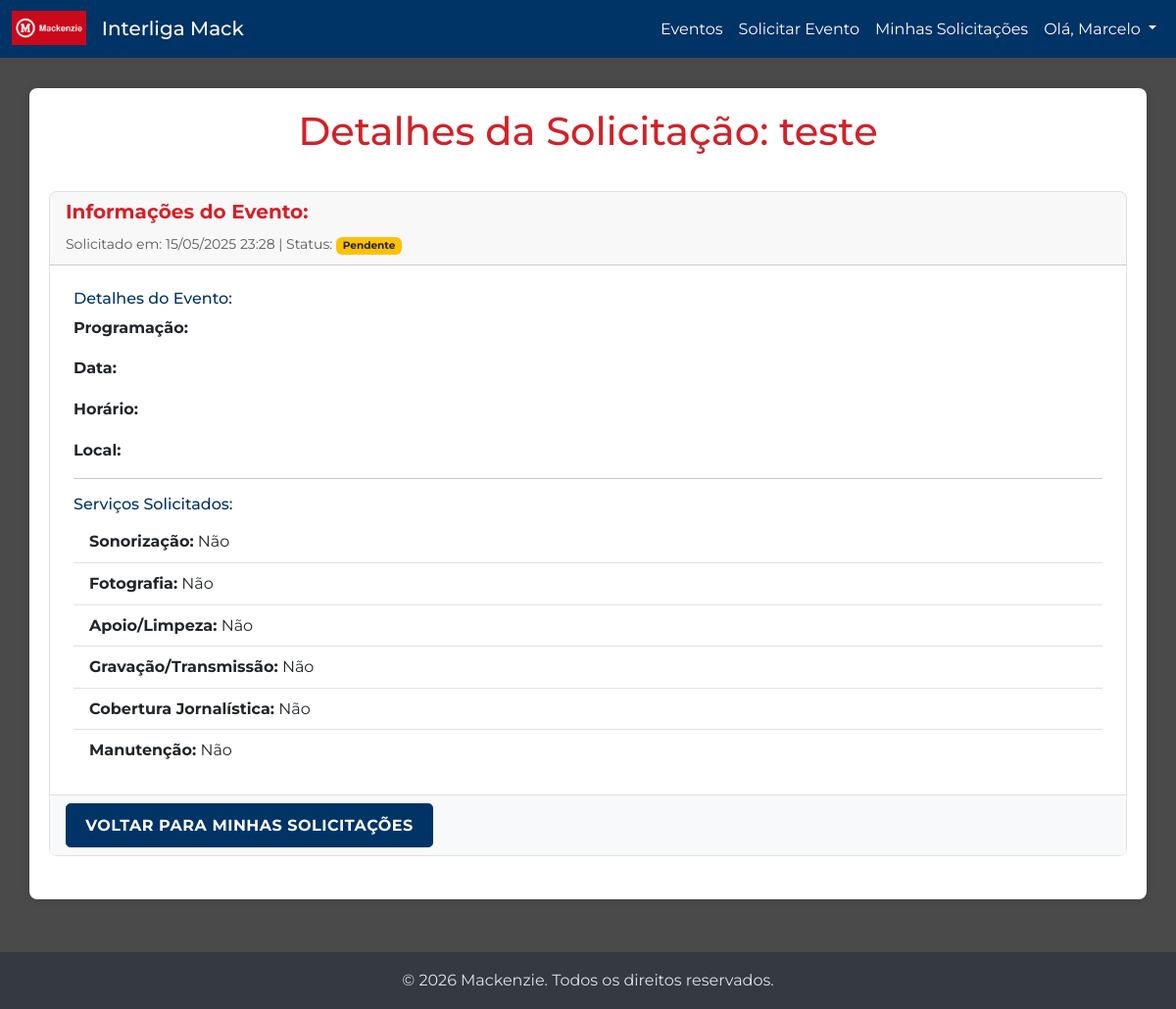
Page /eventos/solicitacao/11/ (signed in) on the committed database.
### users/models.py (models this page shows, shortened)
class UserProfile(AbstractUser):
    USER_TYPE_CHOICES = [
        ('solicitante', 'Solicitante Interno'),
        ('geral', 'Usuário Geral'), # Alunos, Palestrantes, Fornecedores, Público em Geral
    ]
    user_type = models.CharField(
        max_length=20,
        choices=USER_TYPE_CHOICES,
        default='geral',
        verbose_name='Tipo de Usuário'
    )
    registration_id = models.CharField(max_length=100, blank=True, null=True, verbose_name='Matrícula/ID')
    department = models.CharField(max_length=200, blank=True, null=True, verbose_name='Departamento/Unidade')
    class Meta:
        verbose_name = 'Perfil de Usuário'
        verbose_name_plural = 'Perfis de Usuários'

### events/models.py (models this page shows, shortened)
class EventRequest(models.Model):
    STATUS_CHOICES = [
        ('pending', 'Pendente'),
        ('approved', 'Aprovado'),
        ('rejected', 'Rejeitado'),
        ('in_progress', 'Em Andamento'),
        ('completed', 'Concluído'),
        ('cancelled', 'Cancelado'),
    ]
    requester = models.ForeignKey(
        settings.AUTH_USER_MODEL,
        on_delete=models.CASCADE,
        limit_choices_to={'user_type': 'solicitante'},
        related_name='user_event_requests',
        verbose_name='Solicitante'
    )
    request_date = models.DateTimeField(auto_now_add=True, verbose_name='Data da Solicitação')
    needs_sound_system = models.BooleanField(default=False, verbose_name='Necessita Sonorização?')
    sound_system_details = models.TextField(blank=True, null=True, verbose_name='Detalhes Sonorização')
    needs_photography = models.BooleanField(default=False, verbose_name='Necessita Fotografia?')
    photography_details = models.TextField(blank=True, null=True, verbose_name='Detalhes Fotografia')
    needs_support_cleaning = models.BooleanField(default=False, verbose_name='Necessita Apoio/Limpeza?')
    support_cleaning_details = models.TextField(blank=True, null=True, verbose_name='Detalhes Apoio/Limpeza')
    needs_recording_transmission = models.BooleanField(default=False, verbose_name='Necessita Gravação/Transmissão?')
    recording_transmission_details = models.TextField(blank=True, null=True, verbose_name='Detalhes Gravação/Transmissão')
    needs_journalistic_coverage = models.BooleanField(default=False, verbose_name='Necessita Cobertura Jornalística?')
    journalistic_coverage_details = models.TextField(blank=True, null=True, verbose_name='Detalhes Cobertura Jornalística')
    needs_maintenance = models.BooleanField(default=False, verbose_name='Necessita Manutenção?')
    maintenance_details = models.TextField(blank=True, null=True, verbose_name='Detalhes Manutenção')
    auditorium_requested = models.CharField(max_length=100, blank=True, null=True, verbose_name='Auditório Solicitado')
    stream_requested = models.BooleanField(default=False, verbose_name='Solicita Transmissão pela TV Mackenzie?')
    suggested_stream_link = models.URLField(blank=True, null=True, verbose_name='Link Sugerido para Transmissão (se houver)')
    internal_notes = models.TextField(blank=True, null=True, verbose_name='Observações Internas')
    created_at = models.DateTimeField(auto_now_add=True)
    updated_at = models.DateTimeField(auto_now=True)
    status = models.CharField(max_length=20, choices=STATUS_CHOICES, default='pending', verbose_name='Status da Solicitação')
    event_name_proposal = models.CharField(max_length=200, verbose_name='Nome Proposto do Evento')
    class Meta:
        verbose_name = 'Solicitação de Evento'
        verbose_name_plural = 'Solicitações de Eventos'
        ordering = ['-request_date']

### events/views.py (the view)
# urls.py: path('solicitacao/<int:request_id>/', views.event_request_detail, name='event_request_detail'),
@login_required
@user_passes_test(is_solicitante, login_url='/admin/login/')
def event_request_detail(request, request_id):
    event_request = get_object_or_404(EventRequest, id=request_id, requester=request.user)
    page_title = 'Detalhes da Solicitação'
    if event_request.approved_event:
        page_title = f'Detalhes da Solicitação: {event_request.approved_event.name}'
    elif event_request.event_name_proposal: # Fallback para o nome proposto se não houver evento aprovado
        page_title = f'Detalhes da Solicitação: {event_request.event_name_proposal} (Pendente)'
    return render(request, 'events/event_request_detail.html', {'event_request': event_request, 'page_title': page_title})

### events/views.py (called while the page is built)
def is_solicitante(user):
    return user.is_authenticated and user.user_type == 'solicitante'

### events/templates/events/event_request_detail.html (shortened to what this page needs)
{% extends "base.html" %}
{% block content %}
<div class="card">
    <div class="card-header">
        <h5 class="card-title">Informações do Evento: {{ event_request.event.title }}</h5>
        <p class="card-text"><small class="text-muted">Solicitado em: {{ event_request.request_date|date:"d/m/Y H:i" }} | Status: <span class="badge bg-{% if event_request.status == 'pending' %}warning text-dark{% elif event_request.status == 'approved' %}success{% elif event_request.status == 'rejected' %}danger{% elif event_request.status == 'in_progress' %}info text-dark{% elif event_request.status == 'completed' %}primary{% elif event_request.status == 'cancelled' %}secondary{% endif %}">{{ event_request.get_status_display }}</span></small></p>
    </div>
    <div class="card-body">
        <h6>Detalhes do Evento:</h6>
        <p><strong>Programação:</strong> {{ event_request.event.program|linebreaksbr }}</p>
        <p><strong>Data:</strong> {{ event_request.event.date|date:"d/m/Y" }}</p>
        <p><strong>Horário:</strong> {{ event_request.event.start_time|time:"H:i" }}{% if event_request.event.end_time %} - {{ event_request.event.end_time|time:"H:i" }}{% endif %}</p>
        <p><strong>Local:</strong> {{ event_request.event.location }}</p>
        <hr>
        <h6>Serviços Solicitados:</h6>
        <ul class="list-group list-group-flush">
            <li class="list-group-item">
                <strong>Sonorização:</strong> {% if event_request.needs_sound_system %}Sim{% else %}Não{% endif %}
            </li>
            <li class="list-group-item">
                <strong>Fotografia:</strong> {% if event_request.needs_photography %}Sim{% else %}Não{% endif %}
            </li>
            <li class="list-group-item">
                <strong>Apoio/Limpeza:</strong> {% if event_request.needs_support_cleaning %}Sim{% else %}Não{% endif %}
            </li>
            <li class="list-group-item">
                <strong>Gravação/Transmissão:</strong> {% if event_request.needs_recording_transmission %}Sim{% else %}Não{% endif %}
            </li>
            <li class="list-group-item">
                <strong>Cobertura Jornalística:</strong> {% if event_request.needs_journalistic_coverage %}Sim{% else %}Não{% endif %}
            </li>
            <li class="list-group-item">
                <strong>Manutenção:</strong> {% if event_request.needs_maintenance %}Sim{% else %}Não{% endif %}
            </li>
        </ul>
    </div>
    <div class="card-footer">
        <a href="{% url 'events:list_my_event_requests' %}" class="btn btn-secondary">Voltar para Minhas Solicitações</a>
    </div>
</div>
{% endblock %}

### templates/base.html (shortened to what this page needs)
{% load static %}
<!DOCTYPE html>
<html lang="pt-br">
<head>
    <link href="https://cdn.jsdelivr.net/npm/bootstrap@5.3.0-alpha1/dist/css/bootstrap.min.css" rel="stylesheet">
    <link rel="stylesheet" href="{% static 'css/custom.css' %}">
</head>
<body>
    <nav class="navbar navbar-expand-lg navbar-mackenzie fixed-top">
        <div class="container-fluid">
            <a class="navbar-brand" href="{% url 'home' %}">
                <img src="{% static 'images/logo-vermelho-mack.png' %}" alt="Interliga Mack Logo">
                Interliga Mack
            </a>
            <div class="collapse navbar-collapse" id="navbarNav">
                <ul class="navbar-nav ms-auto mb-2 mb-lg-0">
                    <li class="nav-item">
                        <a class="nav-link {% if request.resolver_match.url_name == 'public_event_list' or request.resolver_match.url_name == 'home' %}active{% endif %}" href="{% url 'home' %}">Eventos</a>
                    </li>
                    {% if user.is_authenticated %}
                        {% if user.user_type == 'solicitante' %}
                            <li class="nav-item">
                                <a class="nav-link {% if request.resolver_match.url_name == 'create_event_request' %}active{% endif %}" href="{% url 'events:create_event_request' %}">Solicitar Evento</a>
                            </li>
                            <li class="nav-item">
                                <a class="nav-link {% if request.resolver_match.url_name == 'list_my_event_requests' %}active{% endif %}" href="{% url 'events:list_my_event_requests' %}">Minhas Solicitações</a>
                            </li>
                        {% endif %}
                        <li class="nav-item dropdown">
                            <a class="nav-link dropdown-toggle" href="#" id="navbarUserDropdown" role="button" data-bs-toggle="dropdown" aria-expanded="false">
                                Olá, {{ user.first_name|default:user.username }}
                            </a>
                        </li>
                    {% endif %}
                </ul>
            </div>
        </div>
    </nav>
    <div id="page-content">
        <div class="container">
            <h1 class="page-title-custom">{% block page_title %}{{ page_title|default:"Interliga Mack" }}{% endblock %}</h1>
            <hr>
            {% block content %}
            {% endblock %}
        </div>
    </div>
    <footer class="py-3 my-4 text-center">
        <p class="text-muted">&copy; {% now "Y" %} Mackenzie. Todos os direitos reservados.</p>
    </footer>
</body>
</html>

### static/css/custom.css (style rules this page uses)
html { height: 100%; }
body { font-family: 'Montserrat', 'Segoe UI', Tahoma, Geneva, Verdana, sans-serif; line-height: 1.6; background-color: #4a4a4a; color: #f8f9fa; display: flex; flex-direction: column; min-height: 100%; }
#page-content { flex: 1 0 auto; padding-top: 90px; padding-bottom: 30px; }
h1, h2, h3, h4, h5, h6, .h1, .h2, .h3, .h4, .h5, .h6 { font-family: 'Montserrat', sans-serif; color: var(--mackenzie-blue); }
.navbar-brand img { max-height: 45px; width: auto; margin-top: -5px; }
.page-title-custom { font-weight: 500; text-align: center; color: var(--mackenzie-red); margin-bottom: 30px; font-size: 2.5rem; }
.container { background-color: white; border-radius: 8px; box-shadow: 0 0 15px rgba(0,0,0,0.2); padding-left: 20px; padding-right: 20px; padding-top: 20px; padding-bottom: 20px; }
.card { border: 1px solid #e0e0e0; transition: box-shadow .3s ease-in-out, transform .3s ease-in-out; border-radius: 0.5rem; margin-bottom: 1.5rem; }
.card-title { color: var(--mackenzie-red); font-weight: 700; font-size: 1.25rem; }
.card-body { padding: 1.5rem; }
.card-footer { background-color: #f8f9fa; border-top: 1px solid #e0e0e0; font-size: 0.9em; }
.navbar-nav .nav-item.dropdown .nav-link { cursor: pointer; }
a { color: var(--mackenzie-red); text-decoration: none; font-weight: 500; }
.btn { border-radius: 0.3rem; padding: 0.6rem 1.2rem; font-weight: 700; text-transform: uppercase; letter-spacing: 0.5px; font-family: 'Montserrat', sans-serif; }
.btn-secondary { background-color: var(--mackenzie-blue); border-color: var(--mackenzie-blue); color: white; }
footer { flex-shrink: 0; margin-top: auto; padding-top: 20px; padding-bottom: 20px; background-color: #343a40; color: #f8f9fa; width: 100%; }
footer p.text-muted { color: #dee2e6 !important; margin-bottom: 0; }

### templates/base.html (style rules this page uses)
:root { --mackenzie-blue: #003366; --mackenzie-red: #d42027; --mackenzie-light-gray: #f0f0f0; }
html, body { height: 100%; }
body { display: flex; flex-direction: column; }
#page-content { flex: 1 0 auto; padding-top: 70px; }
footer { flex-shrink: 0; }
.navbar-mackenzie { background-color: var(--mackenzie-blue); }
.navbar-mackenzie .navbar-brand, .navbar-mackenzie .nav-link { color: white; }
.navbar-brand img { max-height: 35px; width: auto; margin-right: 10px; margin-top: -5px; }
.container { margin-top: 20px; background-color: white; padding: 20px; border-radius: 8px; box-shadow: 0 0 10px rgba(0,0,0,0.1); }
.btn-secondary { background-color: var(--mackenzie-blue); border-color: var(--mackenzie-blue); }
h1, h2, h3, h4, h5, h6 { color: var(--mackenzie-blue); }
.page-title-custom { color: var(--mackenzie-red); margin-bottom: 20px; }

### rows in the picture
UserProfile: first_name "Marcelo"
EventRequest: request_date "15/05/2025 23:28", status "Pendente"

### other values in the picture
{{ page_title|default:"Interliga Mack" }} "Detalhes da Solicitação: teste"
